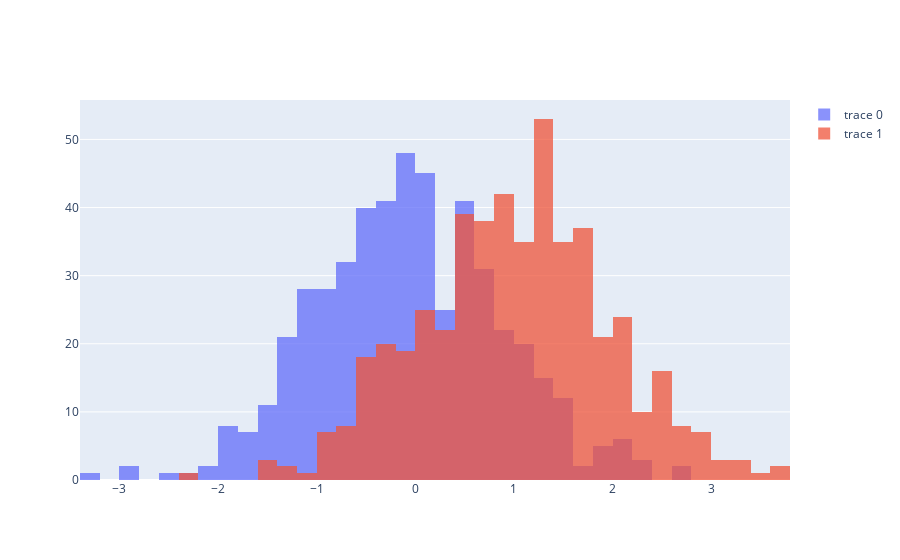

Here is the notebook cell this chart was saved with:
### Code cell
import plotly.graph_objects as go
import numpy as np

x0=np.random.randn(500)
x1=np.random.randn(500)+1

fig=go.Figure()
# go.Figure(data = []) 방법이 아닌 add_trace 메소드를 통해 직접 Trace를 추가할 수도 있음
fig.add_trace(go.Histogram(x=x0))
fig.add_trace(go.Histogram(x=x1))

# 중첩해서 표현
fig.update_layout(barmode='overlay')
# 중첩해서 보여주기 위해 불투명도 설정(각각의 trace에서 따로 설정가능)
fig.update_traces(opacity=0.75)
fig.show()

### Figure 1 — Plotly figure (JSON) as saved in the notebook; plotly's stock layout.template omitted (floating-point values rounded to 4 significant figures; data arrays with more than 128 entries replaced by an {"elided": "..."} marker saying what was removed)
{"data": [{"opacity": 0.75, "type": "histogram", "x": {"elided": "500 float values"}}, {"opacity": 0.75, "type": "histogram", "x": {"elided": "500 float values"}}], "layout": {"barmode": "overlay"}}
